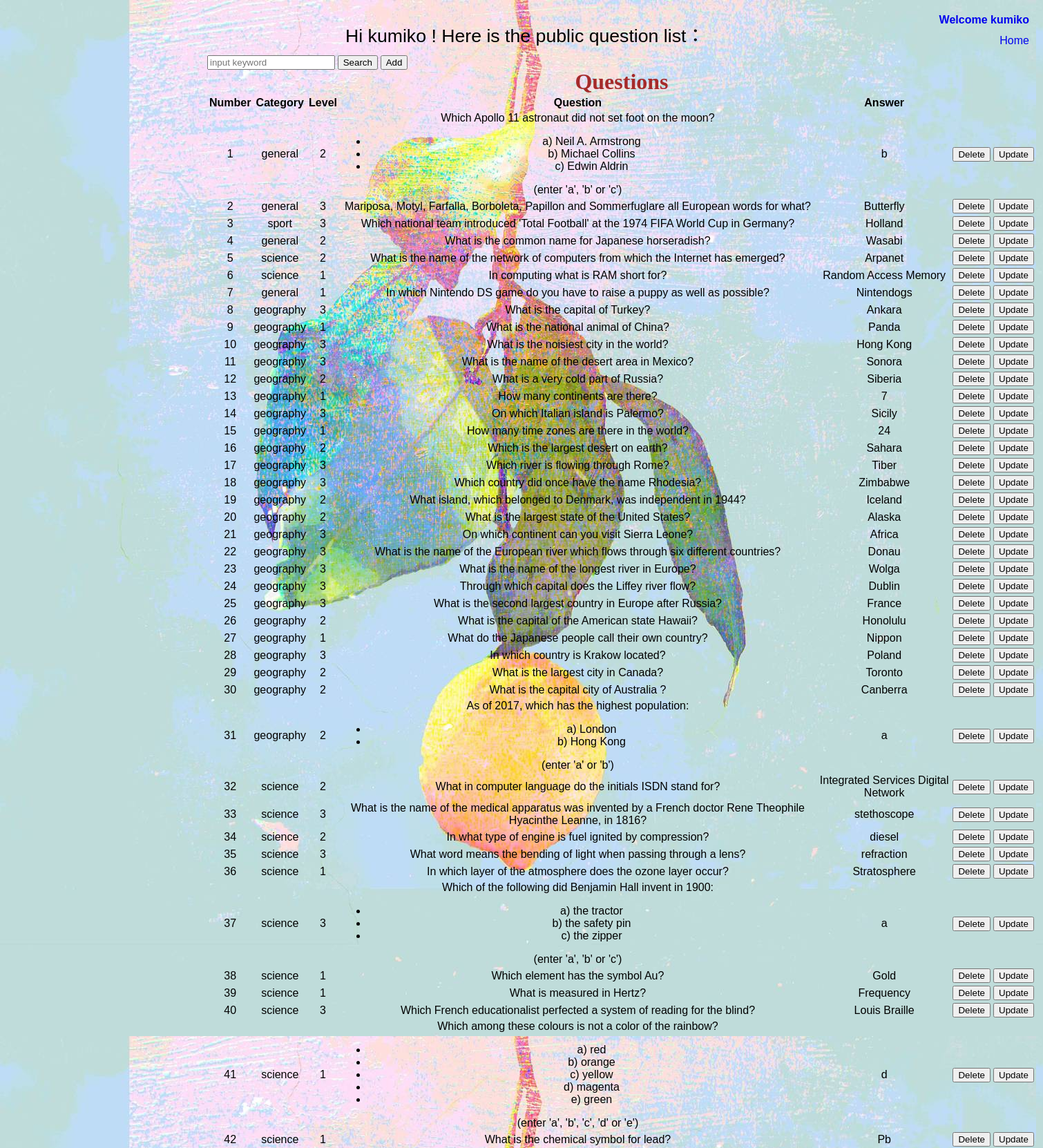
Page /php/questionmanage.php (signed in, upper part) on the committed database.
### tables this page shows
CREATE TABLE `questions` (
  `id` int(11) NOT NULL AUTO_INCREMENT,
  `category` varchar(50) NOT NULL,
  `level` int(11) NOT NULL,
  `question` text NOT NULL,
  `answer` varchar(50) DEFAULT NULL,
  `creator` int(11) DEFAULT '0',
  PRIMARY KEY (`id`),
  UNIQUE KEY `questions_id_uindex` (`id`)
);

### include/util.inc.php (called while the page is built, shortened)
<?php
function getPDO() {
    $host = 'localhost';
    $db   = 'project';
    $user = 'root';
    $pass = '12345678';
    $charset = 'utf8';
    $dsn = "mysql:host=$host;dbname=$db;charset=$charset";
    $options = [
        PDO::ATTR_ERRMODE            => PDO::ERRMODE_EXCEPTION,
        PDO::ATTR_DEFAULT_FETCH_MODE => PDO::FETCH_ASSOC,
        PDO::ATTR_EMULATE_PREPARES   => false,
    ];
    try {
        return new PDO($dsn, $user, $pass, $options);
    } catch (\PDOException $e) {
        throw new \PDOException($e->getMessage(), (int)$e->getCode());
    }
}
function showQuestionAll($category,$level,$creator){
    $PDO = getPDO();
    $index1 = "category";
    $index2 = "level";
    $index3 = "creator";
    $category1 = $PDO->quote($category);
    if($category == "random" && $level == 0){
        $result = $PDO->query("SELECT * FROM project.questions where $index3 = $creator");
    }else if($category != "random" && $level == 0){
        $result = $PDO->query("SELECT * FROM project.questions where $index3 = $creator and $index1 = $category1");
    }else if($category == "random" && $level != 0){
        $result = $PDO->query("SELECT * FROM project.questions where $index3 = $creator and $index2 = $level");
    }else{
        $result = $PDO->query("SELECT * FROM project.questions where $index3 = $creator and $index1 = $category1 and $index2 = $level");
    }
    return $result;
}

### php/questionmanage.php (the view, shortened to what this page needs)
<?php
include("../include/util.inc.php");
include("../include/opening.inc.php");
$name = $_SESSION['name'];
$id = $_SESSION['user_id'];
$public = intval($_GET['creator']);
if($public == 0){
    $pub = "public";
    $creator = 0;
}
else{
    $pub = "private";
    $creator = $id;
}
?>
<link rel="stylesheet" type="text/css" href="../css/common.css">
<link rel="stylesheet" type="text/css" href="../css/record.css">
<?php
if (!isset($_SESSION['name'])){
    $banner = "<a href = 'signin_form.php' style='font-weight: bolder;text-decoration: none' >Sign in</a>";
}
else{
    $name = $_SESSION['name'];
    $banner = "<a href = 'signout.php' title='click to sign out' style='font-weight: bolder;text-decoration: none'>Welcome $name</a>";
}
?>
<span><?= $banner?></span><br><br>
<span><a href="../index.php" style="text-decoration: none" title="back to home page">Home</a></span>
<div id="record">
    <div id="top">
        Hi <?= $name?> !
        Here is the <?= $pub?> question list：
    </div>
    <div id="selector">
        <div id="box">
            <form method="post" action="search.php" style="display: inline-block">
                <input type="search" name="search" size = "20" placeholder="input keyword" value = "<?php if(isset($_GET['search'])){echo $_GET['search'];}?>" autofocus/>
                <input type= "submit" value="Search"/>
            </form>
            <button onclick='add()' style="display: inline-block">Add</button>
        </div>
    </div>
    <div id="bottom">
        <table id="table" width="1200">
            <caption style="font-family: 'Times New Roman';font-size: 24pt;font-weight: bolder;color: brown">Questions</caption>
            <tr><th>Number</th><th>Category</th><th>Level</th><th>Question</th><th>Answer</th></tr>
            <?php
            $category = "random";
            $level = 0;
            $records = showQuestionAll($category,$level,$creator);
            $count =  $records->rowCount();
            $index = 1;
            for ($index ; $index <= $count ; $index++){
                $record = $records->fetch();
                $id = $record['id'];
                echo "<tr><td>$index</td><td>{$record['category']}</td><td>{$record['level']}</td><td>{$record['question']}</td><td>{$record['answer']}</td><td><button onclick='del($id,$creator)'>Delete</button></td><td><button onclick='upd()'>Update</button></td></tr>";
            }
            ?>
        </table>
    </div>
</div>

### css/common.css (style rules this page uses)
body { background-image: url("../images/index-background.jpg"); text-align: center; font-family: Arial, Helvetica, sans-serif; font-size: 10pt; margin: 0px; padding: 0px; }
span { position: absolute; right: 20px; margin-top: 20px; font-size: 12pt; }

### css/record.css (style rules this page uses)
#table { font-size: 12pt; position: absolute; top: 100px; left: 300px; text-align: center; }
#top { font-size: 20pt; position: absolute; top: 30px; left: 500px; text-align: center; }
#selector { position: absolute; top: 80px; left: 300px; }

### rows in the picture
questions: category "general", level "2", question "Which Apollo 11 astronaut did not set foot on the moon? a) Neil A. Armstrong b) Michael Collins c) Edwin Aldrin (enter 'a', 'b' or 'c')", answer "b"
questions: category "general", level "3", question "Mariposa, Motyl, Farfalla, Borboleta, Papillon and Sommerfuglare all European words for what?", answer "Butterfly"
questions: category "sport", level "3", question "Which national team introduced 'Total Football' at the 1974 FIFA World Cup in Germany?", answer "Holland"
questions: category "general", level "2", question "What is the common name for Japanese horseradish?", answer "Wasabi"
questions: category "science", level "2", question "What is the name of the network of computers from which the Internet has emerged?", answer "Arpanet"
questions: category "science", level "1", question "In computing what is RAM short for?", answer "Random Access Memory"
questions: category "general", level "1", question "In which Nintendo DS game do you have to raise a puppy as well as possible?", answer "Nintendogs"
questions: category "geography", level "3", question "What is the capital of Turkey?", answer "Ankara"
questions: category "geography", level "1", question "What is the national animal of China?", answer "Panda"
questions: category "geography", level "3", question "What is the noisiest city in the world?", answer "Hong Kong"
questions: category "geography", level "3", question "What is the name of the desert area in Mexico?", answer "Sonora"
questions: category "geography", level "2", question "What is a very cold part of Russia?", answer "Siberia"
questions: category "geography", level "1", question "How many continents are there?", answer "7"
questions: category "geography", level "3", question "On which Italian island is Palermo?", answer "Sicily"
questions: category "geography", level "1", question "How many time zones are there in the world?", answer "24"
questions: category "geography", level "2", question "Which is the largest desert on earth?", answer "Sahara"
questions: category "geography", level "3", question "Which river is flowing through Rome?", answer "Tiber"
questions: category "geography", level "3", question "Which country did once have the name Rhodesia?", answer "Zimbabwe"
questions: category "geography", level "2", question "What island, which belonged to Denmark, was independent in 1944?", answer "Iceland"
questions: category "geography", level "2", question "What is the largest state of the United States?", answer "Alaska"
questions: category "geography", level "3", question "On which continent can you visit Sierra Leone?", answer "Africa"
questions: category "geography", level "3", question "What is the name of the European river which flows through six different countries?", answer "Donau"
questions: category "geography", level "3", question "What is the name of the longest river in Europe?", answer "Wolga"
questions: category "geography", level "3", question "Through which capital does the Liffey river flow?", answer "Dublin"
questions: category "geography", level "3", question "What is the second largest country in Europe after Russia?", answer "France"
questions: category "geography", level "2", question "What is the capital of the American state Hawaii?", answer "Honolulu"
questions: category "geography", level "1", question "What do the Japanese people call their own country?", answer "Nippon"
questions: category "geography", level "3", question "In which country is Krakow located?", answer "Poland"
questions: category "geography", level "2", question "What is the largest city in Canada?", answer "Toronto"
questions: category "geography", level "2", question "What is the capital city of Australia ?", answer "Canberra"
questions: category "geography", level "2", question "As of 2017, which has the highest population: a) London b) Hong Kong (enter 'a' or 'b')", answer "a"
questions: category "science", level "2", question "What in computer language do the initials ISDN stand for?", answer "Integrated Services Digital Network"
questions: category "science", level "3", question "What is the name of the medical apparatus was invented by a French doctor Rene Theophile Hyacinthe Leanne, in 1816?", answer "stethoscope"
questions: category "science", level "2", question "In what type of engine is fuel ignited by compression?", answer "diesel"
questions: category "science", level "3", question "What word means the bending of light when passing through a lens?", answer "refraction"
questions: category "science", level "1", question "In which layer of the atmosphere does the ozone layer occur?", answer "Stratosphere"
questions: category "science", level "3", question "Which of the following did Benjamin Hall invent in 1900: a) the tractor b) the safety pin c) the zipper (enter 'a', 'b' or 'c')", answer "a"
questions: category "science", level "1", question "Which element has the symbol Au?", answer "Gold"
questions: category "science", level "1", question "What is measured in Hertz?", answer "Frequency"
questions: category "science", level "3", question "Which French educationalist perfected a system of reading for the blind?", answer "Louis Braille"
questions: category "science", level "1", question "Which among these colours is not a color of the rainbow? a) red b) orange c) yellow d) magenta e) green (enter 'a', 'b', 'c', 'd' or 'e')", answer "d"
questions: category "science", level "1", question "What is the chemical symbol for lead?", answer "Pb"

### other values in the picture
$name "kumiko"
$pub "public"
